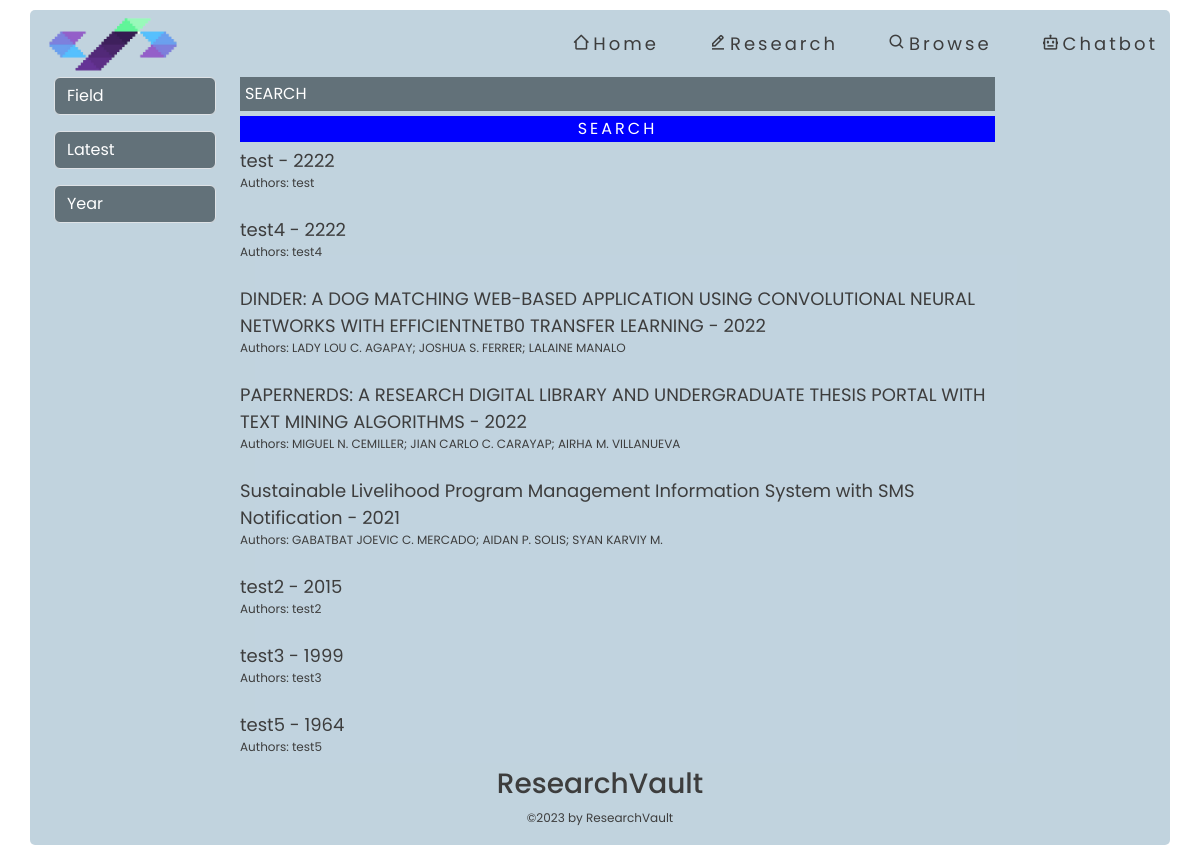
The app's page /browse, older data.
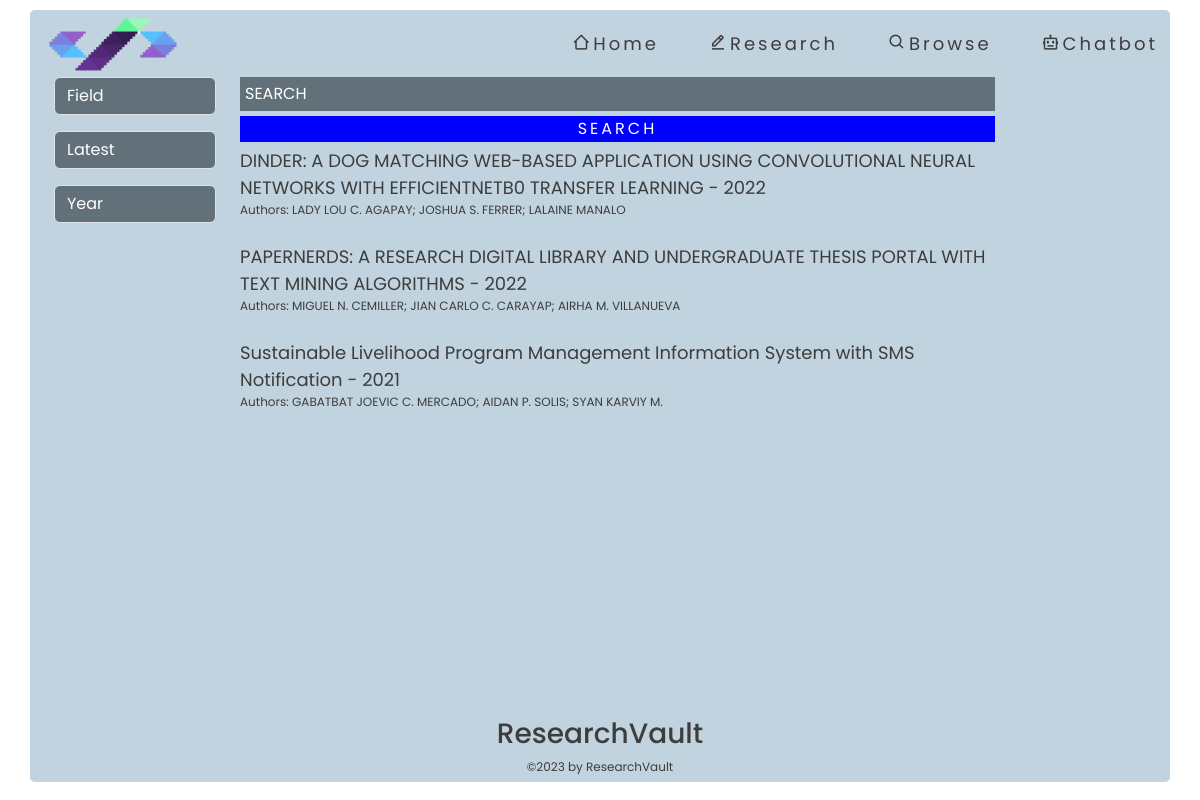
The same page, newer data.
### tables this page shows
CREATE TABLE "uploads" (
	"id"	INTEGER,
	"title"	TEXT,
	"authors"	TEXT,
	"publicationDate"	TEXT,
	"thesisAdvisor"	TEXT,
	"department"	TEXT,
	"degree"	TEXT,
	"subjectArea"	TEXT,
	"abstract"	REAL,
	"file_path"	TEXT,
	"converted_file_path"	TEXT,
	"status"	INTEGER,
	PRIMARY KEY("id" AUTOINCREMENT)
);

### app.py (the view)
@app.route('/browse', methods=['GET'])
def browse():
    try:
        db_conn = DBConnection('database.db')
        selected_sort = request.args.get('sort', 'latest')
        selected_field = request.args.get('field', '')
        selected_year = request.args.get('year', '')
        search_query = request.args.get('search', '')  # Get the search query from the query parameters
        items, unique_subject_areas, unique_years = db_conn.fetch_publications(
            selected_sort, selected_field, selected_year, search_query)
        db_conn.close_connection()
        return render_template('browse.html', items=items, subject_areas=unique_subject_areas,
                               unique_years=unique_years, selected_sort=selected_sort,
                               selected_field=selected_field, selected_year=selected_year,
                               search_query=search_query)
    except Exception as e:
        print("Error browsing publications:", e)
        return render_template('404.html')

### db_connection.py (called while the page is built)
    def get_db(self):
        db = getattr(g, '_database', None)
        if db is None:
            db = g._database = sqlite3.connect(self.DB)
        return db

    def close_connection(self):
        db = getattr(g, '_database', None)
        if db is not None:
            db.close()

### templates/browse.html (shortened to what this page needs)
<!DOCTYPE html>
<html lang="en">
<head>
    <link rel="stylesheet" type="text/css" href="{{ url_for('static', filename='css/browse.css') }}">
    <link href='https://unpkg.com/boxicons@2.1.4/css/boxicons.min.css' rel='stylesheet'>
    <link href="https://cdn.jsdelivr.net/npm/bootstrap@5.3.0/dist/css/bootstrap.min.css" rel="stylesheet">
</head>
<body>
    <div class="browse-container container">
        <div class="browse-navbar d-flex justify-content-between align-items-center">
            <img src="static/pics/logo.png" class="img-fluid">
            <div class="browse-right">
                <a href="/" id="home-browse"><i class='bx bx-home-alt-2'></i>Home</a>
                <a href="/research" id="edit-browse"><i class='bx bx-edit-alt'></i>Research</a>
                <a href="/browse" id="browse-browse"><i class='bx bx-search' ></i>Browse</a>
                <a href="/chatbot" id="chatbot-browse"><i class='bx bx-bot'></i></i>Chatbot</a>
            </div>
        </div>
            <div class="browse-content d-flex flex-column flex-grow-1">
                <div class="search-results d-flex flex-column">
                    <div class="container-fluid">
                        <div class="row">
                            <div class="col-md-2">
                                <div class="browse-filter">
                                    <select id="field" class="form-select mb-3" onchange="filterItems()">
                                        <option value="">Field</option>
                                    </select>
                                    <select id="sort" class="form-select mb-3" onchange="filterItems()">
                                        <option value="latest" {% if selected_sort == 'latest' %}selected{% endif %}>Latest</option>
                                    </select>
                                    <input type="number" id="year-input" min="2000" max="2023" step="1" list="year-list" placeholder="Year" class="form-control mb-3" value="{{ selected_year }}" onchange="filterItems()">
                                </div>
                            </div>
                              <div class="col-md-10">
                                <div class="col-md-10">
                                    <div class="browse-result d-flex flex-column">
                                        <input type="search" id="search-input" placeholder="SEARCH" value="{{ search_query }}">
                                        <button type="submit" id="search-button">SEARCH</button>
                                        {% for item in items %}
                                        <a class="browse-item" href="{{ url_for('publication_detail', item_id=item.id) }}" data-subjectArea="{{ item.subjectArea }}">
                                            {{ item.title }} - {{ item.year }}
                                            <p>Authors: {{ item.authors }}</p>
                                        </a>
                                        {% endfor %}
                                    </div>
                                </div>
                            </div>
                            </div>
                            </div>
                            </div>
                            <footer class="text-center">
                                <h3>ResearchVault</h3>
                                <p>©2023 by ResearchVault</p>
                            </footer>
                            </div>
                            </div>
</body>
</html>

### static/css/browse.css (style rules this page uses)
* { font-family: 'Poppins', sans-serif; }
body { display: flex; padding: 10px; height: 100vh; color: rgb(61, 61, 61)!important; }
.container { height: 99%; border-radius: 5px; background: rgba(167, 193, 209, 0.7) !important; color: rgb(61, 61, 61)!important; }
img { max-width: 100%; width: 150px; }
a { text-decoration: none !important; color: rgb(61, 61, 61)!important; font-size: clamp(0.75rem, 0.2813rem + 1.5vw, 1.125rem); }
.browse-right { display: flex; font-size: clamp(0.9375rem, 0.5469rem + 1.25vw, 1.25rem); gap: 50px; letter-spacing: 3px; }
input, select { background: #627179 !important; border: none; outline: none; color: white !important; }
input::placeholder { color: white !important; }
input[type="search"] { padding: 5px; margin-bottom: 5px; }
#search-button { background-color: blue !important; border: none !important; color: white !important; outline: none !important; letter-spacing: 3px; transition: all 0.3s linear; margin-bottom: 5px; }
h3 { font-size: clamp(0.75rem, 0.2813rem + 1.5vw, 1.125rem); }
p { font-size: clamp(0.625rem, 0.4688rem + 0.5vw, 0.75rem); }
.browse-filter { display: block; }
.browse-item { display: block; text-decoration: none; color: #000; margin-bottom: 8px; transition: all 0.3s linear; }

Row changes from the older to the newer data that the page shows:
removed uploads: title "test", year "2222", authors "test"
removed uploads: title "test4", year "2222", authors "test4"
removed uploads: title "test2", year "2015", authors "test2"
removed uploads: title "test3", year "1999", authors "test3"
removed uploads: title "test5", year "1964", authors "test5"
